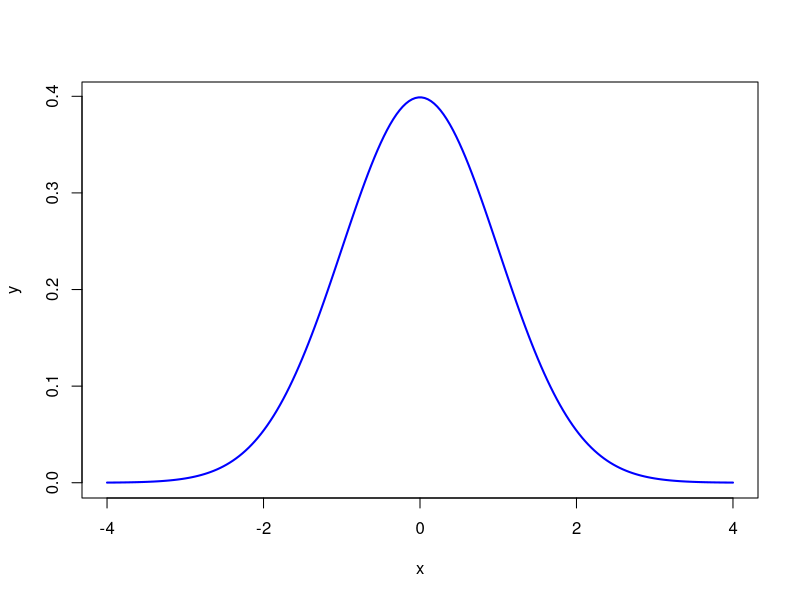

Generate this figure with R:
x = seq(-4,4,length=200) #Creates a vector of 200 evenly placed numbers from -4, 4. 
y = dnorm (x,mean=0,sd=1) #Using the vector x, calculates the value of any particular normal function curve at each value of x
z <- plot(x,y,type="l",lwd=2,col="blue") #creates a density plot based on the values acquired from x and y, plotting them 
#on the x axis and y axis, respectively. Lwd controls the thickness of the plotted line and col determines the color of the plot
1-pnorm(77, mean=68, sd=9)
#The probability that students score above 77 is 0.1587
pnorm(65,mean=80,sd=12)
0.1056498
1-pnorm(95,mean=80,sd=12)
0.1056498
1-(0.1056498*2)
0.7887004
#The probability than x is between 65 and 95 is 0.7887

1-pnorm(74,mean=80,sd=12)
#The probability that students score below a 74 is 0.6915
qnorm(0.95,mean=76,sd=8)
#The 95th percentile is a score of 89.1588
lower = pnorm(84,mean=100,sd=16)
higher = 1-pnorm(116,mean=100,sd=16)
between84and116 = 1-(higher+lower)
#68.27% ofthe population have an IQ in the interval(84,116)
qnorm(0.98,mean=100,sd=16)
#An IQ of 132.86 would warrant somebody to get admitted to MENSA